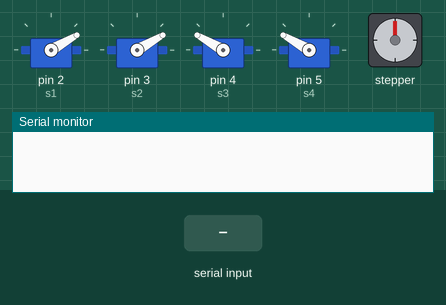
Simulated run of this sketch. Board: Arduino Uno, built with avr-gcc and run on an emulated ATmega328P. Parts: 4 × servo, stepper motor, the last lines printed to the serial monitor. The test bench sets the inputs (shaded band). Stepper angles assume 2048 steps per turn.

Above: at 1.2 s.
1.3 s: "Creatures\n" received over Serial
At 1.46 s:
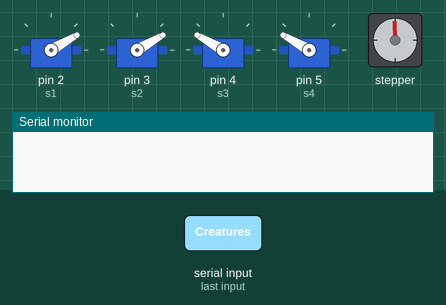
At 11.7 s:
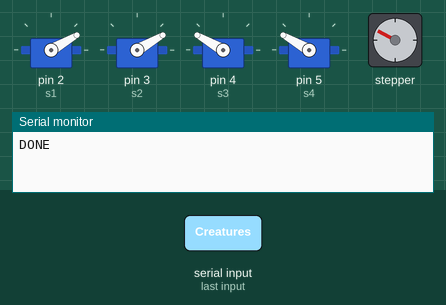
12.0 s: "Lands\n" received over Serial
At 12.46 s:
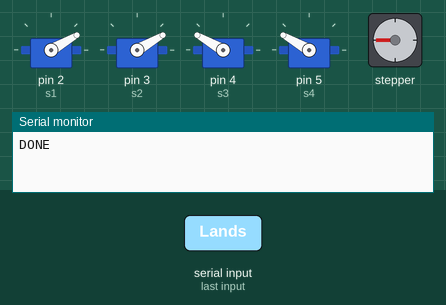
Timing chart, 0 to 23.4 s (numbered marks = the images above; inputs shaded):
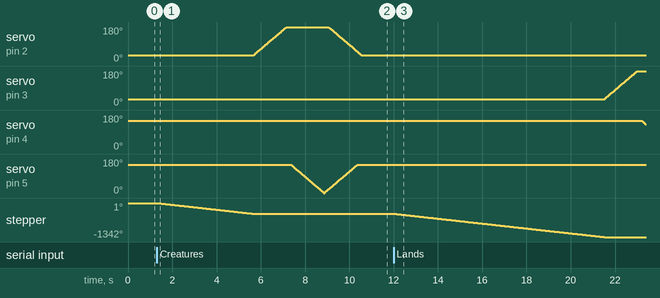

Measured:
- after the input at 1.3 s, servo on pin 2 (s1): rises from 30° to 180° in 1.5 s, then falls to 30° in 3.4 s; stepper: turns 422° counter-clockwise in 4.4 s, starting at once
- after the input at 12.0 s, servo on pin 3 (s2): moves from 30° to 180° over 1.5 s, starting after 9.5 s; servo on pin 4 (s3): moves from 150° to 132° over 0.17 s, starting after 11.2 s; stepper: turns 920° counter-clockwise in 9.5 s, starting at once

The sketch:

card_sorter.ino
```cpp
#include <AccelStepper.h>
#include <Servo.h>

// ── Hardware ──────────────────────────────────────────────────────────────────
AccelStepper myStepper(AccelStepper::FULL4WIRE, 8, 9, 10, 11);
Servo s1, s2, s3, s4;

// ── Servo positions ───────────────────────────────────────────────────────────
const int LEFT_REST    = 30;
const int LEFT_PUSHED  = 200;
const int RIGHT_REST   = 150;
const int RIGHT_PUSHED = 0;

int pos1 = LEFT_REST,  pos2 = LEFT_REST;
int pos3 = RIGHT_REST, pos4 = RIGHT_REST;

  // Time gap so servos can only be moved every 10ms
unsigned long lastServoTime[4] = {0, 0, 0, 0};

// ── Travel / motor timing ─────────────────────────────────────────────────────
const unsigned long TRAVEL_CREATURES  = 4350;
const unsigned long TRAVEL_LANDS      = 9500;
const unsigned long TRAVEL_PERMANENTS = 9500;
const unsigned long TRAVEL_SPELLS     = 4350;

// ── Sort job globals ──────────────────────────────────────────────────────────
int targetUpA, restA, targetUpB, restB;
int idxA, idxB;

// ── State machine ─────────────────────────────────────────────────────────────
// Note: Had to google how to use a State Machine
// This site was quite helpful!
// https://www.norwegiancreations.com/2017/03/state-machines-and-arduino-implementation/

enum State {
  IDLE,
  BELT_RUN,
  SERVO_A_UP,
  SERVO_B_UP,
  SERVOS_DOWN,
  DONE_WAIT
};

State currentState = IDLE;
unsigned long phaseStart  = 0;
unsigned long travelDelay = 0;

// ── Helpers ───────────────────────────────────────────────────────────────────
Servo& getServo(int idx) {
  switch (idx) {
    case 0: return s1;
    case 1: return s2;
    case 2: return s3;
    default: return s4;
  }
}

int& getPos(int idx) {
  switch (idx) {
    case 0: return pos1;
    case 1: return pos2;
    case 2: return pos3;
    default: return pos4;
  }
}

bool moveServo(int idx, int target, int speed) {
  // Called every loop
  // Moves servo one speed variable towards target
  //  as long as 10ms have passed since last servo movement

  unsigned long &lastTime = lastServoTime[idx];
  int &pos = getPos(idx);
  if (millis() - lastTime >= 10) {
    if      (pos < target) pos = min(pos + speed, target);
    else if (pos > target) pos = max(pos - speed, target);
    getServo(idx).write(pos);
    lastTime = millis();
    return (pos == target);
  }
  return false;
}

void runMotor() {
  // -600 or else it spins backwards :).
  // Higher numbers were tried but it wouldn't work
  myStepper.setSpeed(-600);
  myStepper.runSpeed();
}

void scheduleSort(int a, int upA, int downA,
                  int b, int upB, int downB,
                  unsigned long travel) {
  // Loads the sort into global variables
  // Enables motor
  // Starts state machine
  idxA = a;  targetUpA = upA;  restA = downA;
  idxB = b;  targetUpB = upB;  restB = downB;
  travelDelay = travel;
  phaseStart  = millis();
  myStepper.enableOutputs();
  currentState = BELT_RUN;
}

// ── Setup ─────────────────────────────────────────────────────────────────────
void setup() {
  Serial.begin(9600);
  myStepper.setMaxSpeed(1000.0); // Needed for AccelStepper
  myStepper.disableOutputs();
  // Ensures motor starts as off since 5v isn't enough for both motor and servos
  s1.attach(2); s2.attach(3); s3.attach(4); s4.attach(5);
  s1.write(LEFT_REST);  s2.write(LEFT_REST);
  s3.write(RIGHT_REST); s4.write(RIGHT_REST);
}

// ── Main loop ─────────────────────────────────────────────────────────────────
void loop() {

  // Get input from python code
  // Only listens for commands when idle
  if (currentState == IDLE && Serial.available() > 0) {
    String cmd = Serial.readStringUntil('\n');
    cmd.trim();

    if (cmd == "Creatures") {
      scheduleSort(0, LEFT_PUSHED,  LEFT_REST,
                   3, RIGHT_PUSHED, RIGHT_REST,
                   TRAVEL_CREATURES);
    }
    else if (cmd == "Lands") {
      scheduleSort(1, LEFT_PUSHED,  LEFT_REST,
                   2, RIGHT_PUSHED, RIGHT_REST,
                   TRAVEL_LANDS);
    }
    else if (cmd == "Permanents") {
      scheduleSort(2, RIGHT_PUSHED, RIGHT_REST,
                   1, LEFT_PUSHED,  LEFT_REST,
                   TRAVEL_PERMANENTS);
    }
    else if (cmd == "Spells") {
      scheduleSort(3, RIGHT_PUSHED, RIGHT_REST,
                   0, LEFT_PUSHED,  LEFT_REST,
                   TRAVEL_SPELLS);
    }
    else {
      Serial.println("DONE");
    }
  }

  switch (currentState) {
    // Handles state machine
    // State keeps running until its exit condition is met
    case IDLE:
      myStepper.disableOutputs();
      break;

    case BELT_RUN:
      runMotor();
      if (millis() - phaseStart >= travelDelay) {
        myStepper.disableOutputs();
        currentState = SERVO_A_UP;
      }
      break;

    case SERVO_A_UP:
      if (moveServo(idxA, targetUpA, 1))
        currentState = SERVO_B_UP;
      break;

    case SERVO_B_UP:
      if (moveServo(idxB, targetUpB, 1))
        currentState = SERVOS_DOWN;
      break;

    case SERVOS_DOWN: {
      bool dA = moveServo(idxA, restA, 1);
      bool dB = moveServo(idxB, restB, 1);
      if (dA && dB)
        currentState = DONE_WAIT;
      break;
    }

    case DONE_WAIT:
      Serial.println("DONE");
      currentState = IDLE;
      break;
  }
}
```
